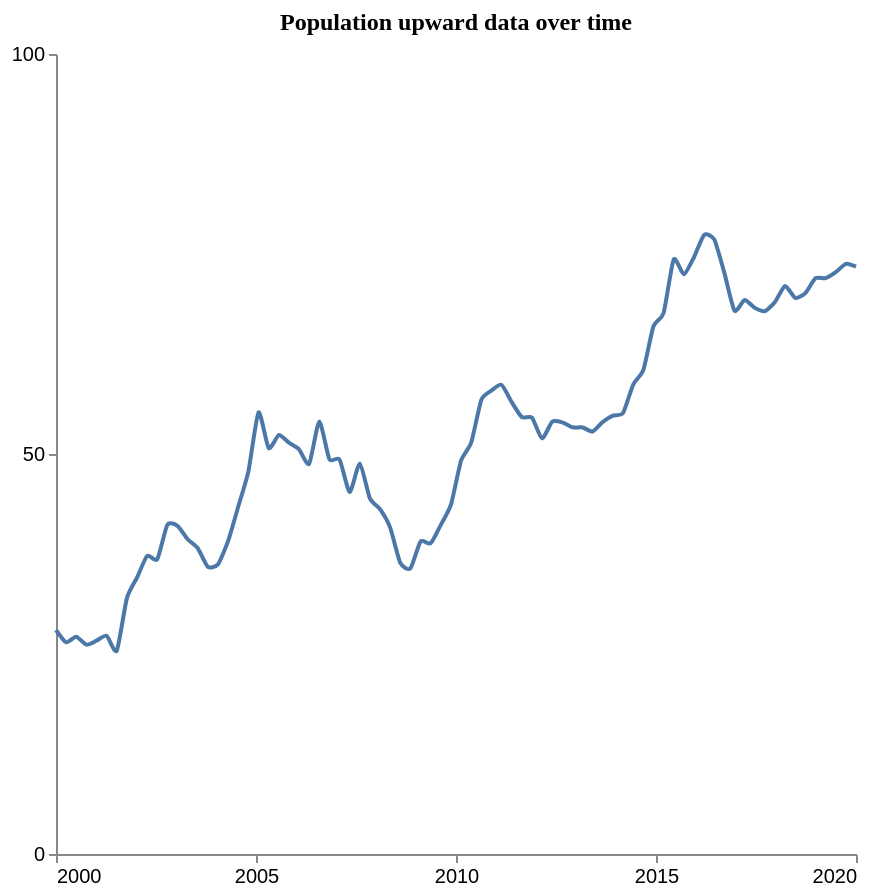

This figure's Vega-Lite source:
### Vega-Lite specification from a JSON file in a GitHub repository (floating-point values rounded to 4 significant figures)
{"$schema": "https://vega.github.io/schema/vega-lite/v5.json", "description": "Pattern: Upward", "data": {"values": [{"X": 2000.0, "Y": 28.0}, {"X": 2000.0, "Y": 26.47}, {"X": 2001.0, "Y": 27.15}, {"X": 2001.0, "Y": 26.16}, {"X": 2001.0, "Y": 26.66}, {"X": 2001.0, "Y": 27.28}, {"X": 2002.0, "Y": 25.4}, {"X": 2002.0, "Y": 31.98}, {"X": 2002.0, "Y": 34.54}, {"X": 2002.0, "Y": 37.27}, {"X": 2003.0, "Y": 36.84}, {"X": 2003.0, "Y": 41.16}, {"X": 2003.0, "Y": 41.01}, {"X": 2003.0, "Y": 39.34}, {"X": 2004.0, "Y": 38.22}, {"X": 2004.0, "Y": 35.88}, {"X": 2004.0, "Y": 36.23}, {"X": 2004.0, "Y": 39.13}, {"X": 2005.0, "Y": 43.44}, {"X": 2005.0, "Y": 47.83}, {"X": 2005.0, "Y": 55.2}, {"X": 2005.0, "Y": 50.74}, {"X": 2006.0, "Y": 52.36}, {"X": 2006.0, "Y": 51.42}, {"X": 2006.0, "Y": 50.57}, {"X": 2006.0, "Y": 48.77}, {"X": 2007.0, "Y": 54.05}, {"X": 2007.0, "Y": 49.34}, {"X": 2007.0, "Y": 49.32}, {"X": 2007.0, "Y": 45.24}, {"X": 2008.0, "Y": 48.8}, {"X": 2008.0, "Y": 44.45}, {"X": 2008.0, "Y": 43.1}, {"X": 2008.0, "Y": 40.8}, {"X": 2009.0, "Y": 36.38}, {"X": 2009.0, "Y": 35.7}, {"X": 2009.0, "Y": 39.05}, {"X": 2009.0, "Y": 38.84}, {"X": 2010.0, "Y": 41.15}, {"X": 2010.0, "Y": 43.67}, {"X": 2010.0, "Y": 49.18}, {"X": 2010.0, "Y": 51.41}, {"X": 2011.0, "Y": 56.76}, {"X": 2011.0, "Y": 57.93}, {"X": 2011.0, "Y": 58.64}, {"X": 2011.0, "Y": 56.48}, {"X": 2012.0, "Y": 54.61}, {"X": 2012.0, "Y": 54.54}, {"X": 2012.0, "Y": 51.95}, {"X": 2012.0, "Y": 54.03}, {"X": 2013.0, "Y": 53.96}, {"X": 2013.0, "Y": 53.34}, {"X": 2013.0, "Y": 53.32}, {"X": 2013.0, "Y": 52.81}, {"X": 2014.0, "Y": 54.02}, {"X": 2014.0, "Y": 54.8}, {"X": 2014.0, "Y": 55.12}, {"X": 2014.0, "Y": 58.68}, {"X": 2015.0, "Y": 60.51}, {"X": 2015.0, "Y": 65.97}, {"X": 2015.0, "Y": 67.62}, {"X": 2015.0, "Y": 74.32}, {"X": 2016.0, "Y": 72.46}, {"X": 2016.0, "Y": 74.59}, {"X": 2016.0, "Y": 77.39}, {"X": 2016.0, "Y": 76.83}, {"X": 2017.0, "Y": 72.64}, {"X": 2017.0, "Y": 67.92}, {"X": 2017.0, "Y": 69.26}, {"X": 2017.0, "Y": 68.27}, {"X": 2018.0, "Y": 67.85}, {"X": 2018.0, "Y": 69.01}, {"X": 2018.0, "Y": 71.01}, {"X": 2018.0, "Y": 69.51}, {"X": 2019.0, "Y": 70.11}, {"X": 2019.0, "Y": 71.97}, {"X": 2019.0, "Y": 71.99}, {"X": 2019.0, "Y": 72.73}, {"X": 2020.0, "Y": 73.77}, {"X": 2020.0, "Y": 73.41}]}, "mark": {"type": "line", "interpolate": "cardinal", "tension": 0.4}, "encoding": {"x": {"field": "X", "type": "quantitative", "title": "", "axis": {"grid": false, "format": "d", "values": [2000, 2005, 2010, 2015, 2020], "tickSize": 4}, "scale": {"domain": [2000, 2020]}}, "y": {"field": "Y", "type": "quantitative", "title": "", "axis": {"grid": false, "format": "d", "values": [0, 50, 100], "tickSize": 4, "tickOpacity": 1}, "scale": {"domain": [0, 100]}}}, "title": {"text": "Population upward data over time", "anchor": "middle", "font": "Tahoma", "fontSize": 12}, "config": {"lineBreak": "^", "view": {"stroke": null}}, "height": 400, "width": 400, "autosize": "pad"}
